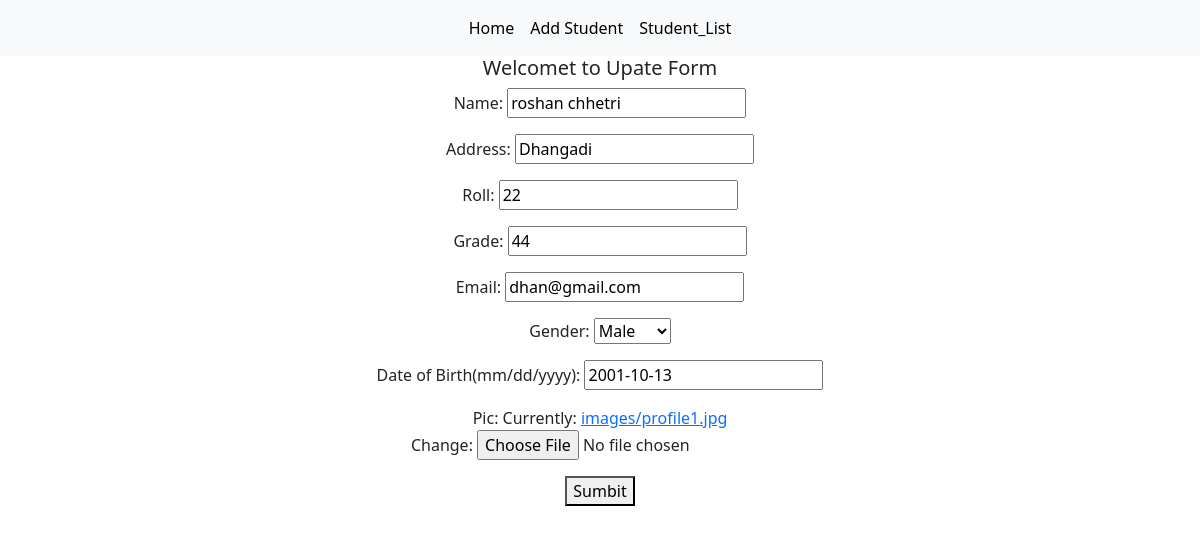
The app's page /studentupate/15 with its own data.
### school/models.py (models this page shows, shortened)
class Student(models.Model):
    name= models.CharField(max_length=100)
    address=models.CharField(max_length=100)
    roll= models.IntegerField(unique=True)
    grade= models.IntegerField()
    email=models.EmailField(max_length=150)
    gender= models.CharField(choices=GENDER_CHOICES,max_length=6, null=True, default='Male')
    add_date= models.DateField(auto_now_add=True, null=True)
    dob= models.DateField("Date of Birth(mm/dd/yyyy)",null= True, auto_now_add=False, auto_now=False)
    pic= models.ImageField(upload_to= 'images/', null=True)

### school/views.py (the view)
# urls.py: path('studentupate/<int:pk>', StudentUpdate.as_view(), name='studentupdate'),
class StudentUpdate(UpdateView):
    model= Student
    template_name='update_student.html'
    fields= ['name','address','roll','grade', 'email','gender','dob','pic']
    success_url='/studentlist/'

### templates/update_student.html (shortened to what this page needs)
{% extends 'base.html' %}
{% block bodycontent %}
<div class="contaier text-center">
    <h5>Welcomet to Upate Form</h5>
 <form action="" method="POST" enctype="multipart/form-data">
    {{ form.as_p }}
    <button type="submit">Sumbit</button>
</div>
{% endblock bodycontent %}

### records on screen
Student: name "roshan chhetri", address "Dhangadi", roll "22", grade "44", email "dhan@gmail.com", gender "Male", dob "2001-10-13"
